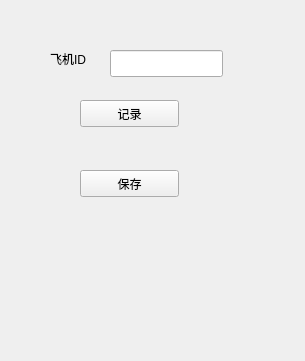
<?xml version="1.0" encoding="UTF-8"?>
<ui version="4.0">
 <class>Form</class>
 <widget class="QWidget" name="Form">
  <property name="geometry">
   <rect>
    <x>0</x>
    <y>0</y>
    <width>305</width>
    <height>361</height>
   </rect>
  </property>
  <property name="windowTitle">
   <string>Form</string>
  </property>
  <widget class="QLabel" name="label">
   <property name="geometry">
    <rect>
     <x>50</x>
     <y>50</y>
     <width>67</width>
     <height>17</height>
    </rect>
   </property>
   <property name="text">
    <string>飞机ID</string>
   </property>
  </widget>
  <widget class="QLineEdit" name="lineEdit">
   <property name="geometry">
    <rect>
     <x>110</x>
     <y>50</y>
     <width>113</width>
     <height>27</height>
    </rect>
   </property>
  </widget>
  <widget class="QPushButton" name="pushButton">
   <property name="geometry">
    <rect>
     <x>80</x>
     <y>100</y>
     <width>99</width>
     <height>27</height>
    </rect>
   </property>
   <property name="text">
    <string>记录</string>
   </property>
  </widget>
  <widget class="QPushButton" name="pushButton_2">
   <property name="geometry">
    <rect>
     <x>80</x>
     <y>170</y>
     <width>99</width>
     <height>27</height>
    </rect>
   </property>
   <property name="text">
    <string>保存</string>
   </property>
  </widget>
 </widget>
 <resources/>
 <connections/>
</ui>
